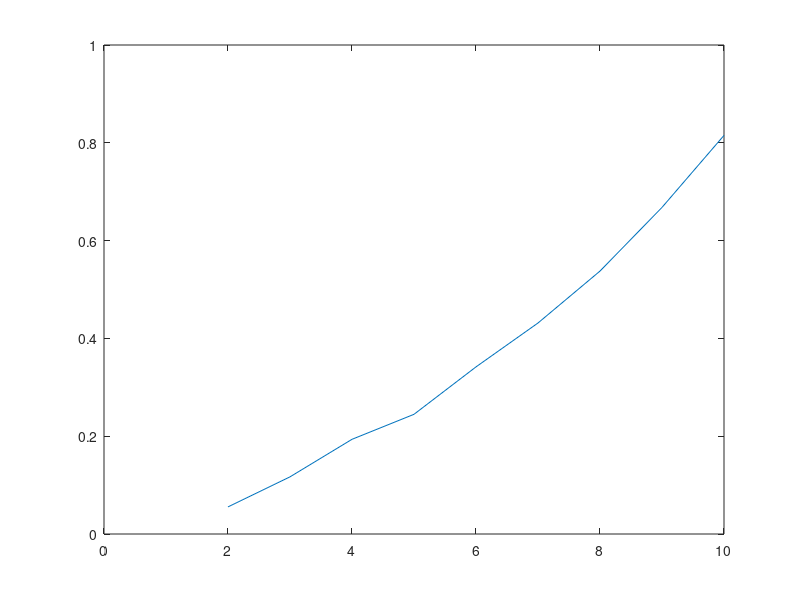

MATLAB code to generate this figure:
clear all
close all

frac_vec = 0.0:0.1:1
for active_frac_iter = 1:10
    active_frac = frac_vec(active_frac_iter);
    n_iters = 100;
    saved_data = zeros(3, n_iters);
    for r_iter = 1:n_iters

        set1 = randperm(100);
        set1 = set1(1:round(active_frac.*100));

        set2 = randperm(100);
        set2 = set2(1:round(active_frac.*100));

        overlap = length(intersect(set1, set2));
        nonoverlap = (length(set1).*2) - overlap;

        ratio = overlap./nonoverlap;

        saved_data(:, r_iter) = [overlap; nonoverlap; ratio];

    end

    saved_data_main(:, active_frac_iter) = [mean(saved_data(1, :) ), mean(saved_data(2, :) ), mean(saved_data(3, :) )];
end
plot(saved_data_main(3, :))